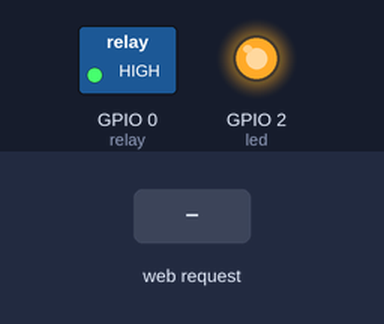
A sketch run on a simulated ESP8266 (NodeMCU). Shown: switched loads named in the sketch (green lamp = pin HIGH), output pins drawn as LEDs (lit = HIGH). The inputs (shaded band) are chosen by the test bench. WiFi joins after 1.5 s; servers stay silent unless stated; what the sketch prints to the serial monitor is not drawn.

Above: at 2.7 s.
2.8 s: HTTP request GET /led/on received
At 3.1 s:
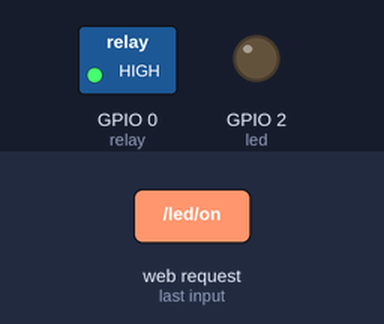
4.3 s: HTTP request GET /relay/on received
At 5.4 s:
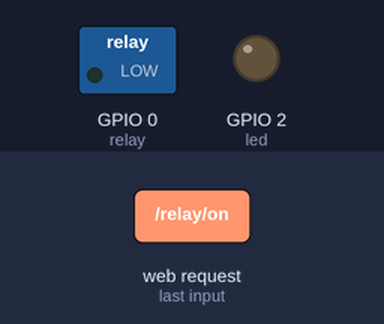
5.8 s: HTTP request GET /led/off received
At 6.6 s:
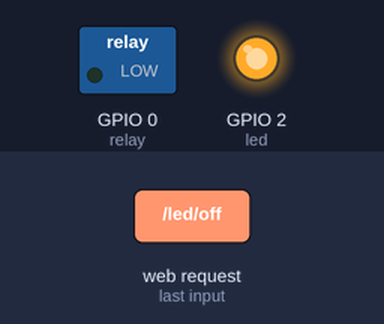
7.3 s: HTTP request GET /relay/off received
At 7.7 s:
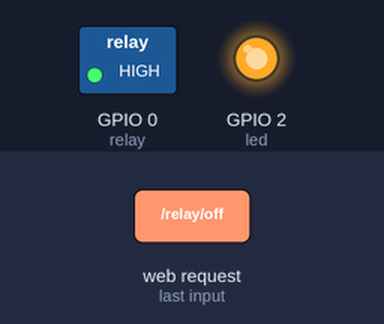
Timing chart, 0 to 9.8 s (numbered marks = the images above; inputs shaded):
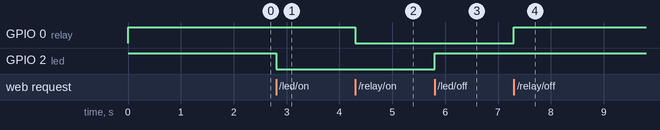

Measured:
- after the input at 2.8 s, GPIO 2 (led): HIGH → LOW at once
- after the input at 4.3 s, GPIO 0 (relay): HIGH → LOW at once
- after the input at 5.8 s, GPIO 2 (led): LOW → HIGH at once
- after the input at 7.3 s, GPIO 0 (relay): LOW → HIGH at once

The sketch:

ESP8266_relay_module.ino
```cpp
#include <ESP8266WiFi.h>
#include <WiFiClient.h>
#include <ESP8266WebServer.h>
#include <ESP8266mDNS.h>

#ifndef STASSID
#define STASSID ""
#define STAPSK  ""
#endif

#define HTTP_PORT 80
#define HOSTNAME "esp8266"

const char* ssid = STASSID;
const char* password = STAPSK;

const char* page = "<html>Turn <a href=\"/led/on\">ON LED</a><br>Turn <a href=\"/led/off\">OFF LED</a><br>Turn <a href=\"/relay/on\">ON RELAY</a><br>Turn <a href=\"/relay/off\">OFF RELAY</a><br></html>";

ESP8266WebServer server(HTTP_PORT);

const int led = 2;
const int relay = 0;

void handleRoot() {
  server.send(200, "text/html", page);
}

void handleNotFound() {
  String message = "File Not Found\n\n";
  message += "URI: ";
  message += server.uri();
  message += "\nMethod: ";
  message += (server.method() == HTTP_GET) ? "GET" : "POST";
  message += "\nArguments: ";
  message += server.args();
  message += "\n";
  for (uint8_t i = 0; i < server.args(); i++) {
    message += " " + server.argName(i) + ": " + server.arg(i) + "\n";
  }
  server.send(404, "text/html", message);
}

void setup(void) {
  pinMode(led, OUTPUT);
  digitalWrite(led, HIGH);
  pinMode(relay, OUTPUT);
  digitalWrite(relay, HIGH);
  Serial.begin(115200);
  WiFi.mode(WIFI_STA);
  WiFi.begin(ssid, password);
  Serial.println("");

  // Wait for connection
  while (WiFi.status() != WL_CONNECTED) {
    delay(500);
    Serial.print(".");
  }
  Serial.println("");
  Serial.print("Connected to ");
  Serial.println(ssid);
  Serial.print("IP address: ");
  Serial.println(WiFi.localIP());

  if (MDNS.begin(HOSTNAME)) {
    Serial.println("MDNS responder started");
  }
  MDNS.addService("http", "tcp", HTTP_PORT);

  server.on("/", handleRoot);

  server.on("/led/on", []() {
    digitalWrite(led, LOW);
    server.send(200, "text/html", page);
  });

  server.on("/led/off", []() {
    digitalWrite(led, HIGH);
    server.send(200, "text/html", page);
  });

  server.on("/relay/on", []() {
    digitalWrite(relay, LOW);
    server.send(200, "text/html", page);
  });

  server.on("/relay/off", []() {
    digitalWrite(relay, HIGH);
    server.send(200, "text/html", page);
  });

  server.onNotFound(handleNotFound);

  server.begin();
  Serial.println("HTTP server started");
}

void loop(void) {
  server.handleClient();
  MDNS.update();
}
```
